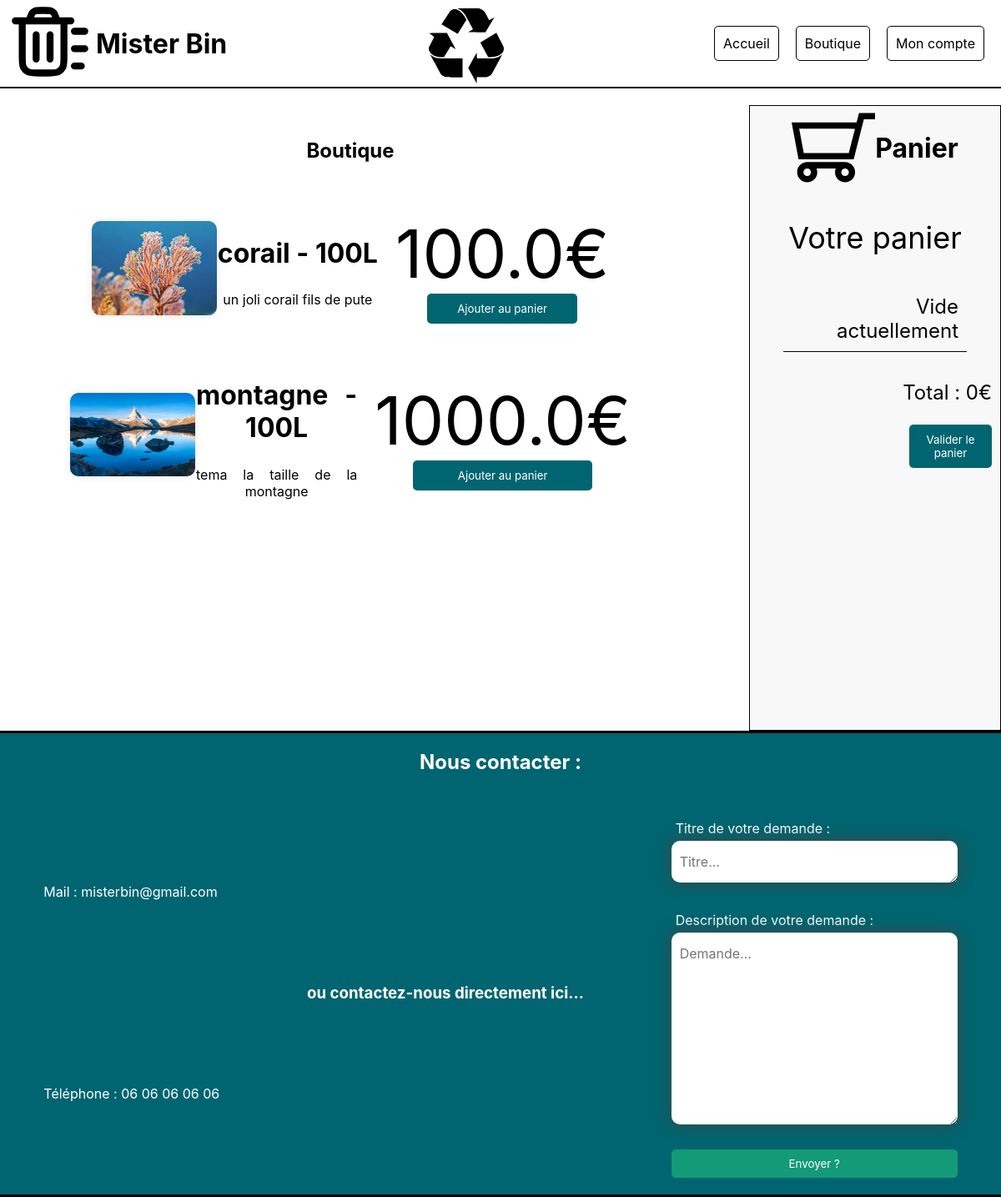
The app's page /shop/, older data.
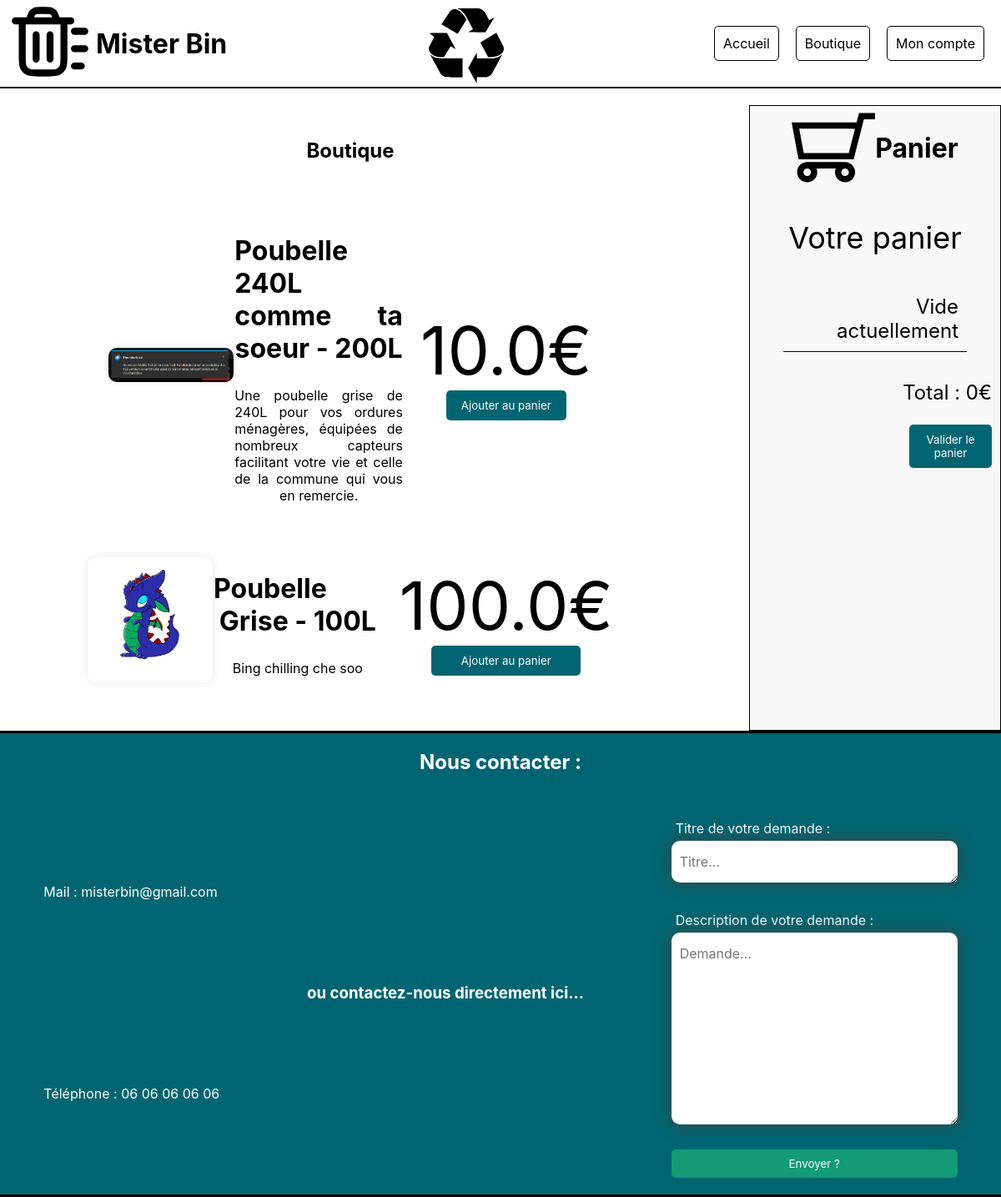
The same page, newer data.
### tables this page shows
CREATE TABLE products(product_id INTEGER PRIMARY KEY AUTOINCREMENT NOT NULL, product_name VARCHAR(100), price REAL, img_url VARCHAR(100),desc TEXT, volume INTEGER, stock INTEGER);

### backend/app.py (the view)
@app.route('/shop/', methods=['GET','POST'])
def shop():
    if request.method == "POST":
        cart = request.form["cart"]
        products_ids = [int(i) for i in cart.split("-")]
        session["products_ids"] = utilities.runLengthEncoding(sorted(products_ids)) # dict {product_id : quantity}
        return redirect(url_for("cart_validation"))
    products = getProductsList()
    return render_template('shop.html',products=products)

### backend/app.py (called while the page is built)
def getProductsList():
    FIELDS = ["product_id","product_name","price","img_url","desc","volume","stock"]
    cursor.execute("SELECT {} FROM products".format(",".join(FIELDS)))
    products = cursor.fetchall()
    products = [dict(zip(FIELDS,product)) for product in products]
    return products

### frontend/templates/shop.html (shortened to what this page needs)
{%extends "base.html"%}
{%block stylesheets%} <link href="/static/css/shop.css" rel="stylesheet"> {%endblock%}
{%block content%}
<div class = "flex-row-content">
   <section class = "middleZone">
      <h1 id="titre_shop">Boutique</h1>
      <ul class = "itemList">
         {% for product in products %}
            <li class="item">
               <img class="itemPic" src="/static/images/products/{{ product.img_url}}" alt="Poubelle Grise">
               <section class = "itemInfo">
                  <h2 class="itemName"> {{ product.product_name }} - {{ product.volume }}L </h2>
                  <p class="itemDesc">
                     {{ product.desc }}
                  </p>
               </section>
               <section class="itemBuying">
                  <p class="itemPrice"> {{ product.price }}€ </p>
                  <button onclick="addToCart({product_id: '{{product.product_id}}',name: '{{product.product_name}} - {{ product.volume}}L', price: '{{product.price}}€', img_src:'../static/images/{{product.img_url}}'})"> Ajouter au panier </button>
               </section>
            </li>
         {% endfor  %}
      </ul>
   </section>
   <div id="shoppingCart" class="shopping-cart">
      <div class="shoppingHeader">
         <img id="cart_logo" src="/static/images/shopping-cart.svg" alt="Logo of the shopping cart" width="100" height="100">
         <h1 id="cart_title">Panier</h1>
      </div>
      <div class="shoppingContent">
         <p id="cart_text">Votre panier</p>
         <ul id="cart_list">
            <li id="emptyCart">Vide actuellement</li>
         </ul>
      </div>
      <div class = "shoppingFooter">
         <p id="total_amount">Total : 0€</p>
         <form id="validation-cart-form" action="/shop/" method="post" onsubmit="submitCart()">
            <button id="cartConfirmButton">Valider le panier</button>
         </form>
      </div>
   </div>
</div>
{%endblock%}

### frontend/templates/base.html (shortened to what this page needs)
<!DOCTYPE html>
<html lang="fr">
	<head>
		<link href="/static/css/base.css" rel="stylesheet">
		{%block stylesheets%}{%endblock%}
	</head>
	<body>
		<div class ="headerui">
			<div class="header">
				<div class="header-left">
					<a href="/" id="logo"><img src="/static/images/trash.svg" id="logo" alt = "Logo of the project" width="100" height="100"></a>
					<h1> Mister Bin</h1>
				</div>
				<a href="#top" id="top_logo"><img src="/static/images/env.svg" id="top_logo" alt = "Logo used to go back at the top of the page" width="90" height="90"></a>
				<div class="header-right">
					<a class="active" href="/">Accueil</a>
					<a href="/shop/">Boutique</a>
					<a href="/profile/">Mon compte</a>
				</div>
			</div>
			<div class="header-line"></div>
		</div>
		<div class="content">
			{%block content%}{%endblock%}
		</div>
		<div class="footer">
			<div class="contact">
				<div>
					<h2 id="contact_title">Nous contacter :</h2>
				</div>
				<div class="flex-row column-container flex-space-around">
					<div class="flex-column flex-space-around">
						<div>
							Mail : misterbin@gmail.com
						</div>
						<div>
							Téléphone : 06 06 06 06 06
						</div>
					</div>
					<div class="flex-center">
						<h3> ou contactez-nous directement ici...</h3>
					</div>
					<div>
						<form action="/client-request/">
							<div class="text-area-container flex-column">
								<label class="label-textarea" for="title-textarea">Titre de votre demande :</label>
								<textarea placeholder="Titre..." class="text-area-style" name="title-textarea" cols="30" rows="1"></textarea>
							</div>
							<div class="text-area-container flex-column">
								<label class="label-textarea" for="title-textarea">Description de votre demande :</label>
								<textarea placeholder="Demande..." class="text-area-style" name="desc-textarea" cols="30" rows="10"></textarea>
							</div>
							<div style="margin:20px 0px;" class="flex-center">
								<input class="btn-submit" type="submit" value="Envoyer ?">
							</div>
						</form>
					</div>
				</div>
			</div>
		</div>
	</body>
</html>

### frontend/static/css/base.css (style rules this page uses)
* { font-family: 'Inter', sans-serif; }
body { background-color: rgb(255, 255, 255); margin : 0; overflow: visible; box-sizing: border-box; }
.header { display: flex; justify-content: space-between; align-items: center; background-color: #ffffff; color: #000000; width: 100%; top: 0; left: 0; z-index: 100; }
#top_logo { margin-top:5px; }
.header a:not([id = "logo"],[id = "top_logo"]) { text-decoration: none; padding: 10px; color: #000000; margin: 10px; border: 1px solid #000000; border-radius: 5px; }
.header-line { width: 100%; height: 2px; background-color: #000; margin: 0 auto; }
.headerui { display: flex; justify-content: center; flex-direction: column; position: sticky; z-index: 100; top:0; }
.header-left { display: flex; justify-content: center; align-items: center; margin-left: 10px; gap:5px; }
.header-right { display: flex; justify-content: center; align-items: center; margin-right: 10px; }
.contact { display: flex; justify-content: center; bottom: 0; left:0; width: 100%; background-color: #006570; color: #fff; z-index: 100; align-items: center; flex-direction: column; border:3px solid black; border-right-width:0; border-left-width:0; }
.flex-column { display: flex; flex-direction: column; }
.flex-row { display: flex; flex-direction: row; }
.column-container { width:100%; flex-wrap: wrap; position:relative; height: 100%; }
.text-area-style { padding: 15px 10px; font-size: 16px; border-width: 3px; border-color: #CCCCCC; background-color: #FFFFFF; color: #000000; border-style: hidden; border-radius: 10px; box-shadow: 0px 0px 18px rgba(66,66,66,.95); }
.flex-space-around { display: flex; justify-content: space-around; }
.label-textarea { text-align: left; padding:5px; }
.flex-center { display: flex; justify-content: center; align-items: center; }
.text-area-container { width: 100%; margin: 30px 0px; }
.btn-submit { background-color: #139a76; color: #fff; padding: 0.7em; border-radius: 5px; outline: 0; border: 0; width: 100%; cursor: pointer; box-sizing: border-box; transition: background-color 0.3s ease-in-out; }

### frontend/static/css/shop.css (style rules this page uses)
.content { display: flex; flex-direction: column; align-items: center; width: 100%; height: 100%; margin-top: 20px; }
.content button:not([class="removeButton"]) { width:70%; border: none; outline: none; background: #006570; color: #ffffff; padding: 10px; border-radius: 5px; cursor: pointer; transition: background 0.3s ease; margin: 0 auto auto auto; }
.flex-row-content { display: flex; flex-direction: row;; width: 100%; height: 750px; }
.middleZone { display: flex; flex-direction: column; align-items: center; width: 70%; margin-top: 20px; overflow-x:scroll; overflow-y: auto; }
.itemList { display: flex; flex-direction: column; align-items: center; width: 100%; margin-top: 20px; padding:0; }
.item { display: flex; flex-direction: row; flex-wrap: nowrap; justify-content: center; align-items: center; gap: 1px; width: 80%; margin: 20px auto; }
.itemName { font-size: 2em; font-weight: bold; }
.itemBuying { display: flex; flex-direction: column; justify-content: center; align-items: center; margin-left: 20px; margin-top: 0; }
#cart_text { text-align: center; font-size: 1.5em; }
#total_amount { font-size: 1.5em; margin-left:auto; margin-right: 10px; text-align: end; }
#validation-cart-form { display: flex; justify-content: space-between; margin-bottom: 100px; }
#cartConfirmButton { width:33%; align-self: flex-end; margin-left: auto; margin-right: 10px; }
.itemInfo { max-width: 30%; text-align: justify; text-align-last:center; }
.itemPic { border-radius: 10px; box-shadow: 0 0 10px rgba(0, 0, 0, 0.1); max-width: 150px; height:auto; }
.itemPrice { font-size: 5em; margin-bottom: 0; margin: 0; }
.shopping-cart { display: flex; flex-direction: column; color:#000000; height:auto; background-color: #f8f8f8; overflow-y: auto; width: 25%; border: #000000 solid 1px; margin-left:auto; max-height: 1000px; }
.shoppingHeader { display: flex; flex-direction: row; align-items: center; justify-content: center; }
.shoppingContent { text-align: right; width:80%; align-self: center; font-size: 1.5em; overflow-y: auto; }
.shoppingContent li { display: flex; flex-direction: row; justify-content: space-between; align-items: center; margin: 10px; padding: 10px; border-bottom: 1px solid #000000; }
.shoppingContent ul { padding:0; margin: 0; }
#emptyCart { display: flex; justify-content: center; align-items: center; }

Row changes from the older to the newer data that the page shows:
removed products: img_url (picture), product_name "corail", volume "100", desc "un joli corail fils de pute", price "100.0"
removed products: img_url (picture), product_name "montagne", volume "100", desc "tema la taille de la montagne", price "1000.0"
added products: img_url (picture), product_name "Poubelle 240L comme ta soeur", volume "200", desc "Une poubelle grise de 240L pour vos ordures ménagères, équipées de nombreux capteurs facilitant votre vie et celle de la commune qui vous en remercie.", price "10.0"
added products: img_url (picture), product_name "Poubelle Grise", volume "100", desc "Bing chilling che soo", price "100.0"
